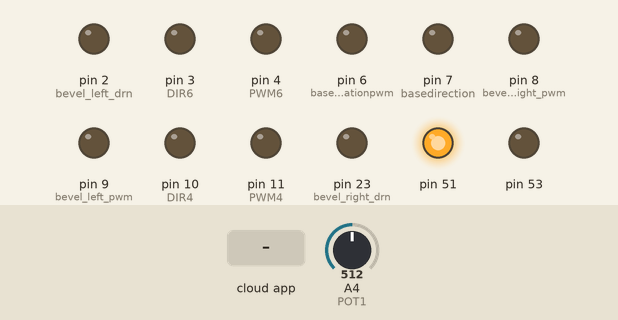
Bench run of a sketch on a simulated Arduino Mega 2560, built with avr-gcc and run on an emulated ATmega2560. On the bench: output pins drawn as LEDs (lit = HIGH). The inputs (shaded band) are chosen by the test bench; at power-on: A4 (POT1) = 512. The ROS host is connected and sends only what is stated.

Above: at 1.2 s.
1.3 s: the phone or cloud app sets linear.x to -100
At 1.9 s:
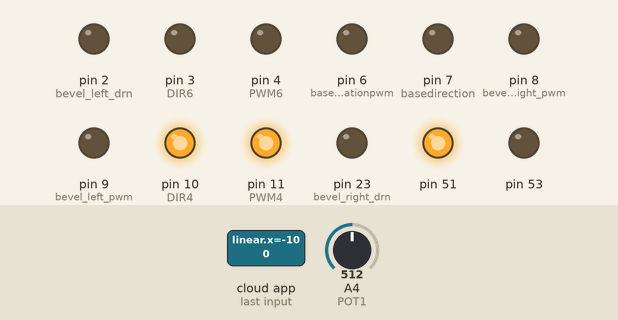
2.8 s: the phone or cloud app sets angular.z to -100
At 3.1 s:
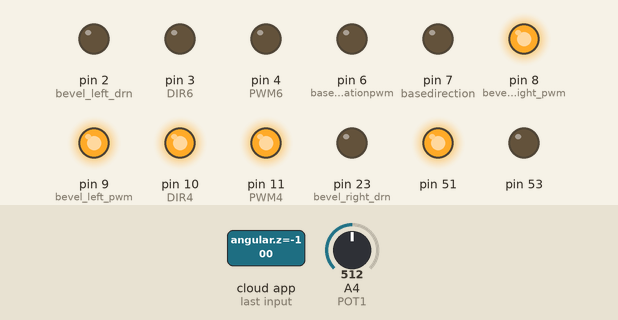
4.3 s: the phone or cloud app sets linear.x to 0
At 5.4 s:
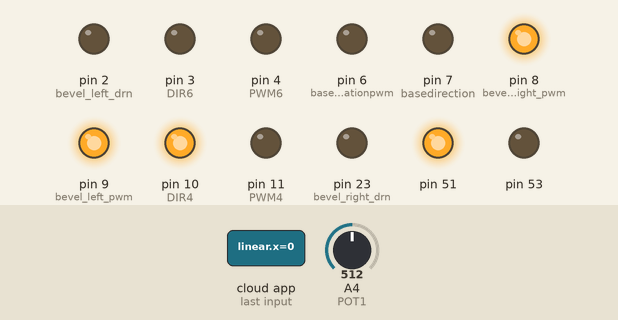
5.8 s: the phone or cloud app sets angular.z to 0
At 6.6 s:
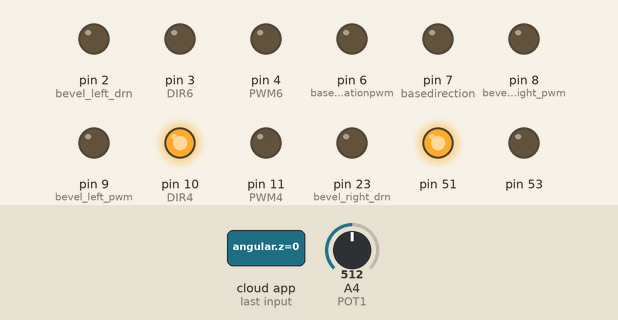
7.3 s: the phone or cloud app sets linear.x to 100
At 7.7 s:
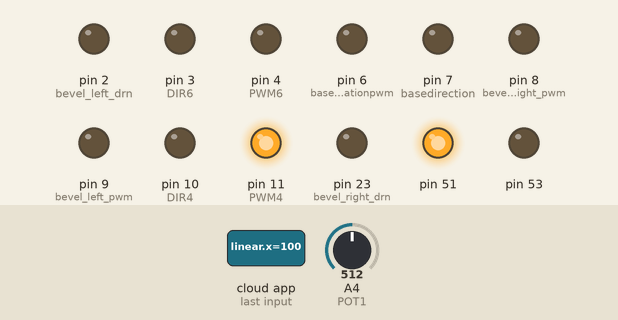
8.8 s: the phone or cloud app sets angular.z to 100
At 10.0 s:
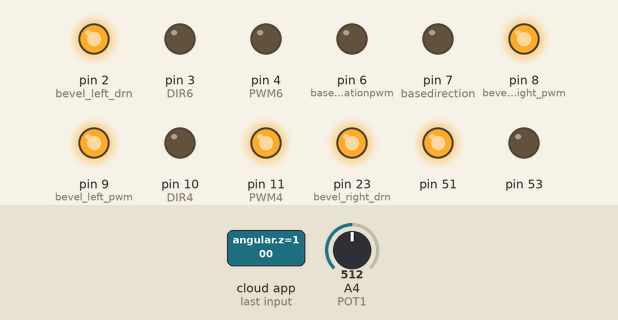
Timing chart, 0 to 11.3 s (numbered marks = the images above; inputs shaded):
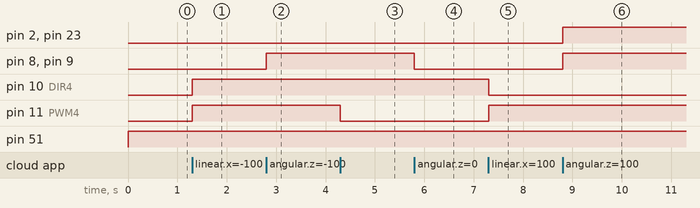

The sketch:

manual_control_with_stepper.ino
```cpp
#include <ros.h>
#include <sensor_msgs/Joy.h>
#include <std_msgs/String.h>
#include <geometry_msgs/Point.h>
#include <geometry_msgs/Twist.h>
#define DIR4 10               //connections to be checked
#define PWM4 11
#define DIR6 3                   //1 6inch 2 4inch
#define PWM6 4
#define baserotationpwm 6
#define basedirection 7
#define bevel_right_pwm 8
#define bevel_left_pwm  9
#define bevel_right_drn 23
#define bevel_left_drn 2
#define stepper_step 5
#define stepper_drn 2
int steps=475;
#define POT1 A4
int i=0;
int j=0;
int k=0;
int m=0;
int u=0;
int potent=0;
int maxl=0;
int minl=0;
ros::NodeHandle n;
geometry_msgs::Twist vels;
ros::Publisher pub1("velocities", &vels);
int vel1,vel2,vel3,vel4,vel5,vel6;


void stepperopen(){
  digitalWrite(stepper_drn,HIGH);

  for(int p = 0; p < steps; p++)
  {
    u=1;
    digitalWrite(stepper_step, HIGH);
    delayMicroseconds(2000);
    digitalWrite(stepper_step, LOW);
    delayMicroseconds(2000);
  }

}
void stepperclose(){
  digitalWrite(stepper_drn,LOW);

  for(int p = 0; p < steps; p++)
  {
    u=2;
    digitalWrite(stepper_step, HIGH);
    delayMicroseconds(2000);
    digitalWrite(stepper_step, LOW);
    delayMicroseconds(2000);
  }
}


void callback(const geometry_msgs::Twist& msg)
{
  int potent=analogRead(POT1);
  float x = msg.linear.x;  //
  if(x>0.8){
    digitalWrite(DIR4,LOW);//extension(blue-right)
    vel1 = 255;
    vel2=0;
    i=2;
  }
  else if(x<-0.8){
    digitalWrite(DIR4,HIGH);//retraction
    vel1 = 255;
    vel2=0;
    i=1;
  }
  else{
    vel1=0;
  }
  float y = msg.linear.y;// extension(tape right)
  if(y>0.8){
    digitalWrite(DIR6,LOW);
    vel2 = 255;
    vel1=0;
    i=2;
  }
  else if(y<-0.8){
    digitalWrite(DIR6,HIGH);//retraction
    vel2 = 255;
    vel1=0;
    i=1;
  }
  else{
    vel2 = 0;
  }
  float bsrot1=msg.angular.x;
  float bsrot2=msg.angular.y;
  if(bsrot1==1){
    digitalWrite(basedirection,LOW);//extension(blue-right)
    vel3 = 255;
    i=2;
    k++;
  }
  else if(bsrot2==1){
    digitalWrite(basedirection,HIGH);//retraction
    vel3 = 255;
    i=1;
    k++;
  }
  else{
    vel3=0;
  }
  float bevelrot1=msg.linear.z;
  float bevelrot2=msg.angular.z;
  if(bevelrot1>0.9){
    digitalWrite(bevel_right_drn,LOW);//extension(blue-right)
    digitalWrite(bevel_left_drn,HIGH);
    vel4 = 255;
    vel5 = 255;

    m=10;
  }
  else if(bevelrot1<-0.9){
    digitalWrite(bevel_right_drn,HIGH);//extension(blue-right)
    digitalWrite(bevel_left_drn,LOW);
    vel4 = 255;
    vel5 = 255;

    m=20;
  }
  else if(bevelrot2>0.9){
    digitalWrite(bevel_right_drn,HIGH);//extension(blue-right)
    digitalWrite(bevel_left_drn,HIGH);
    vel4 = 255;
    vel5 = 255;

    m=30;
  }
  else if(bevelrot2<-0.9){
    digitalWrite(bevel_right_drn,LOW);//extension(blue-right)
    digitalWrite(bevel_left_drn,LOW);
    vel4 = 255;
    vel5 = 255;


    m=40;
  }
  else{
    vel4 = 0;
    vel5 = 0;
    digitalWrite(bevel_right_drn,LOW);
    digitalWrite(bevel_left_drn,LOW);
    m=100;
  }
 float gripper=msg.angular.y;
  if(gripper>0.8){
    stepperopen();
  }
  else if(gripper<-0.8){
    stepperclose();
  }
  else{
    u=0;
  }
  analogWrite(PWM4,vel1);
  analogWrite(PWM6,vel2);
  analogWrite(baserotationpwm,vel3);
  analogWrite(bevel_right_pwm,vel4);
  analogWrite(bevel_left_pwm,vel5);
  vels.linear.x=vel1;//4inch
  vels.linear.y=vel2;//6inch
  vels.linear.z=vel3;//baserot
  vels.angular.x=vel4;//bevelright
  vels.angular.y=vel5;//bevelleft
  vels.angular.z=u;
}
ros::Subscriber<geometry_msgs::Twist> sub1("cmd_vel", callback);
void setup(){
  pinMode(DIR4,OUTPUT);
  pinMode(PWM4,OUTPUT);
  pinMode(DIR6,OUTPUT);
  pinMode(PWM6,OUTPUT);
  pinMode(baserotationpwm,OUTPUT);
  pinMode(basedirection,OUTPUT);
  pinMode(bevel_right_pwm,OUTPUT);
  pinMode(bevel_left_pwm,OUTPUT);
  pinMode(bevel_right_drn,OUTPUT);
  pinMode(bevel_left_drn,OUTPUT);
  pinMode(POT1,INPUT);
  pinMode(51,OUTPUT);
  pinMode(53,OUTPUT);
  pinMode(stepper_step,OUTPUT);
  pinMode(stepper_drn,OUTPUT);
  n.initNode();
  n.subscribe(sub1);
  n.advertise(pub1);
}

void loop(){
  digitalWrite(51,HIGH); //potentiometer feedbacks
  digitalWrite(53,LOW);
  pub1.publish(&vels);
  n.spinOnce();
}
```

Measured:
- after the input at 1.3 s, pin 10 (DIR4), pin 11 (PWM4): LOW → HIGH at once
- after the input at 2.8 s, pin 8 (bevel_right_pwm), pin 9 (bevel_left_pwm): LOW → HIGH at once
- after the input at 4.3 s, pin 11 (PWM4): HIGH → LOW at once
- after the input at 5.8 s, pin 8 (bevel_right_pwm), pin 9 (bevel_left_pwm): HIGH → LOW at once
- after the input at 7.3 s, pin 10 (DIR4): HIGH → LOW at once; pin 11 (PWM4): LOW → HIGH at once
- after the input at 8.8 s, pin 2 (bevel_left_drn), pin 8 (bevel_right_pwm), pin 9 (bevel_left_pwm), pin 23 (bevel_right_drn): LOW → HIGH at once
